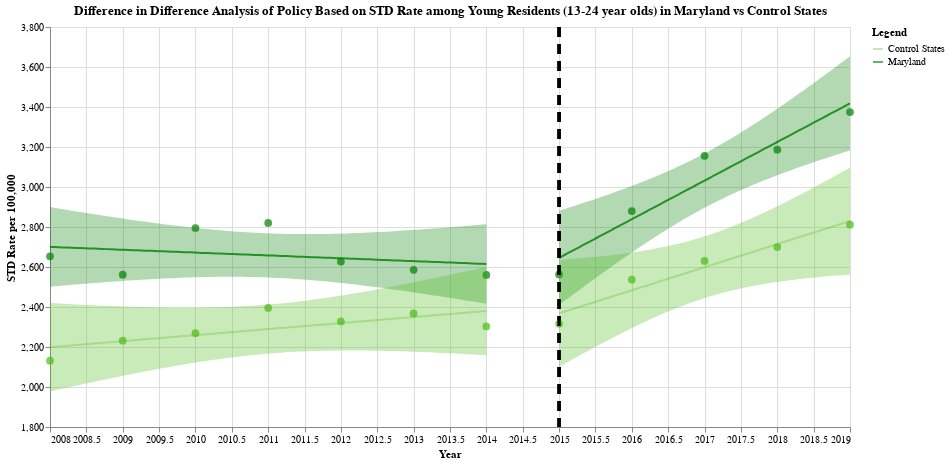

Here is the notebook cell this chart was saved with:
### Code cell
pre_md_young_adults = plotting_chart(std_age_young_adults_md[0], "Year", "Rate_per_100000",
                                  "Maryland", 2015, "Green", "STD Rate per 100,000")
post_md_young_adults = plotting_chart(
    std_age_young_adults_md[1], "Year", "Rate_per_100000", "Maryland", 2015, "Green", "STD Rate per 100,000")
pre_md_control_young_adults = plotting_chart(
    std_age_young_adults_md[2], "Year", "Rate_per_100000", "Control States", 2015, "#4CBB17", "STD Rate per 100,000")
post_md_control_young_adults = plotting_chart(
    std_age_young_adults_md[3], "Year", "Rate_per_100000", "Control States", 2015, " #4CBB17", "STD Rate per 100,000")

final_md_young_adults = pre_md_young_adults + post_md_young_adults + \
    pre_md_control_young_adults + post_md_control_young_adults
final_md_young_adults.properties(
    title="Difference in Difference Analysis of Policy Based on STD Rate among Young Residents (13-24 year olds) in Maryland vs Control States"
)
